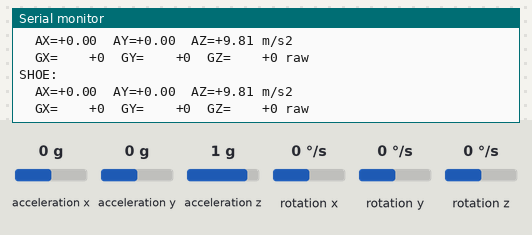
A sketch run on a simulated ESP32. Shown: the last lines printed to the serial monitor. Wiring (inferred from the names in the program): MPU-6050 motion sensor at I2C address 0x68; MPU-6050 motion sensor at I2C address 0x69. The inputs (shaded band) are chosen by the test bench; at power-on: rotation x 0 °/s, rotation y 0 °/s, rotation z 0 °/s, acceleration x 0 g, acceleration y 0 g, acceleration z 1 g.

Above: at 2.2 s.
2.3 s: rotation x set to -192 °/s
At 2.67 s:
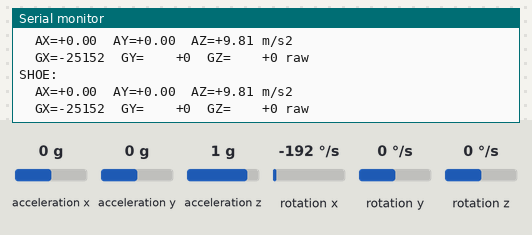
4.0 s: rotation y set to -192 °/s
At 4.37 s:
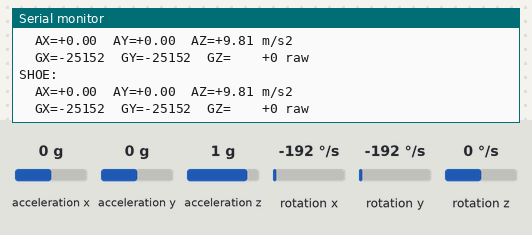
5.7 s: rotation z set to -192 °/s
At 6.07 s:
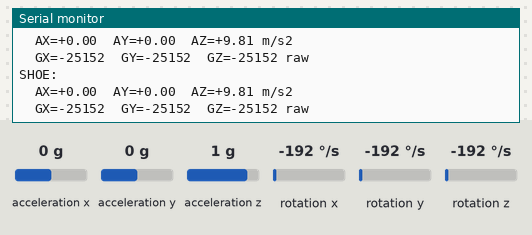
7.4 s: rotation x set to 0 °/s
At 7.76 s:
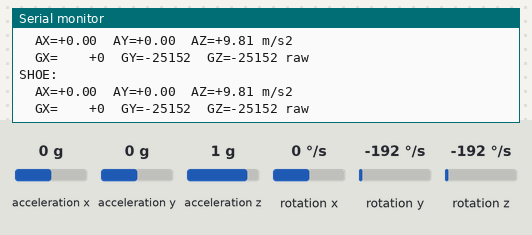
9.1 s: rotation y set to 0 °/s
At 9.46 s:
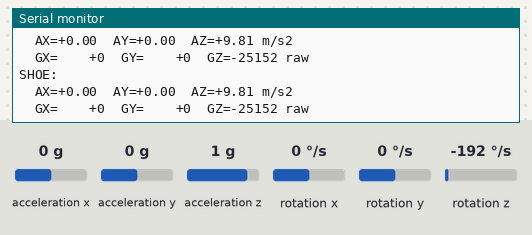
10.7 s: rotation z set to 12 °/s
At 10.94 s:
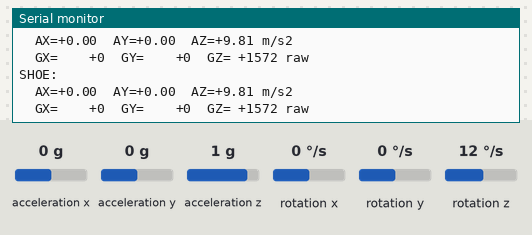

Measured:
- after the input at 2.3 s, the serial monitor: prints a new line after 0.21 s (image 1)
- after the input at 4.0 s, the serial monitor: prints a new line after 0.21 s (image 2)
- after the input at 5.7 s, the serial monitor: prints a new line after 0.20 s (image 3)
- after the input at 7.4 s, the serial monitor: prints a new line after 0.20 s (image 4)
- after the input at 9.1 s, the serial monitor: prints a new line after 0.19 s (image 5)
- after the input at 10.7 s, the serial monitor: prints a new line after 0.08 s (image 6)

The sketch:

04_dual_mpu_serial.ino
```cpp
// ============================================================
// Test 04: Dual MPU6050 Serial
// ============================================================
// Purpose: Read both MPU6050 sensors simultaneously.
// Expected: 0x68 = hand, 0x69 = shoe
// ============================================================

#include <Wire.h>

#define SDA_PIN 21
#define SCL_PIN 22
#define HAND_ADDR 0x68
#define SHOE_ADDR 0x69

int16_t hand_ax, hand_ay, hand_az, hand_gx, hand_gy, hand_gz;
int16_t shoe_ax, shoe_ay, shoe_az, shoe_gx, shoe_gy, shoe_gz;

bool initMPU(uint8_t addr) {
  Wire.beginTransmission(addr);
  Wire.write(0x6B);
  Wire.write(0x00);
  byte error = Wire.endTransmission(true);
  return error == 0;
}

void readMPU(uint8_t addr, int16_t &ax, int16_t &ay, int16_t &az,
             int16_t &gx, int16_t &gy, int16_t &gz) {
  Wire.beginTransmission(addr);
  Wire.write(0x3B);
  Wire.endTransmission(false);
  Wire.requestFrom((uint8_t)addr, (uint8_t)14, (uint8_t)true);

  ax = Wire.read() << 8 | Wire.read();
  ay = Wire.read() << 8 | Wire.read();
  az = Wire.read() << 8 | Wire.read();
  Wire.read(); Wire.read();  // temperature
  gx = Wire.read() << 8 | Wire.read();
  gy = Wire.read() << 8 | Wire.read();
  gz = Wire.read() << 8 | Wire.read();
}

void printIMU(const char* label, int16_t ax, int16_t ay, int16_t az,
              int16_t gx, int16_t gy, int16_t gz) {
  float ax_m = ax / 16384.0 * 9.81;
  float ay_m = ay / 16384.0 * 9.81;
  float az_m = az / 16384.0 * 9.81;

  Serial.printf("%s:\n", label);
  Serial.printf("  AX=%+.2f  AY=%+.2f  AZ=%+.2f m/s2\n", ax_m, ay_m, az_m);
  Serial.printf("  GX=%+6d  GY=%+6d  GZ=%+6d raw\n", gx, gy, gz);
}

void setup() {
  Serial.begin(115200);
  delay(1000);

  Serial.println("========================================");
  Serial.println("  Dual MPU6050 Serial Test");
  Serial.println("========================================");

  Wire.begin(SDA_PIN, SCL_PIN);

  if (!initMPU(HAND_ADDR)) {
    Serial.println("[FAIL] Hand MPU6050 (0x68) not found!");
    while (1) { delay(1000); }
  }
  Serial.println("[OK] Hand MPU6050 (0x68) ready");

  if (!initMPU(SHOE_ADDR)) {
    Serial.println("[FAIL] Shoe MPU6050 (0x69) not found!");
    while (1) { delay(1000); }
  }
  Serial.println("[OK] Shoe MPU6050 (0x69) ready");

  Serial.println("========================================");
  Serial.println("BOTH SENSORS ACTIVE - Move them to see changes");
  Serial.println("========================================");
}

void loop() {
  readMPU(HAND_ADDR, hand_ax, hand_ay, hand_az, hand_gx, hand_gy, hand_gz);
  readMPU(SHOE_ADDR, shoe_ax, shoe_ay, shoe_az, shoe_gx, shoe_gy, shoe_gz);

  Serial.println("---");
  printIMU("HAND", hand_ax, hand_ay, hand_az, hand_gx, hand_gy, hand_gz);
  printIMU("SHOE", shoe_ax, shoe_ay, shoe_az, shoe_gx, shoe_gy, shoe_gz);
  Serial.println();

  delay(200);
}
```
